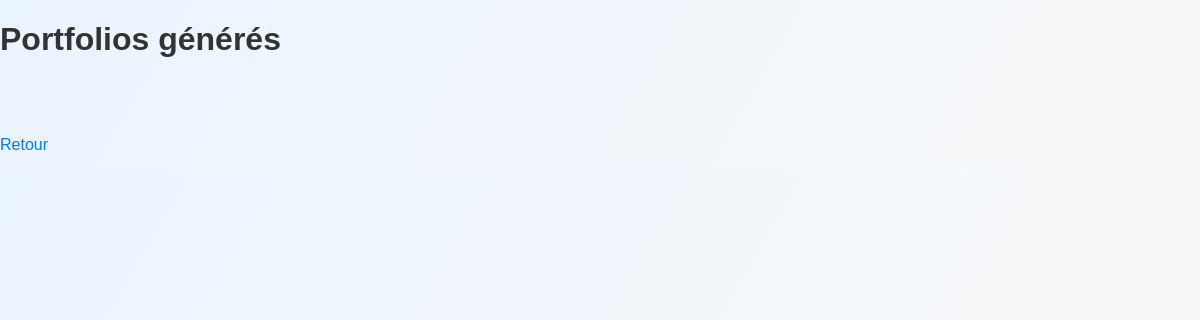
/pages/liste.php, run on an earlier commit of the app's database.
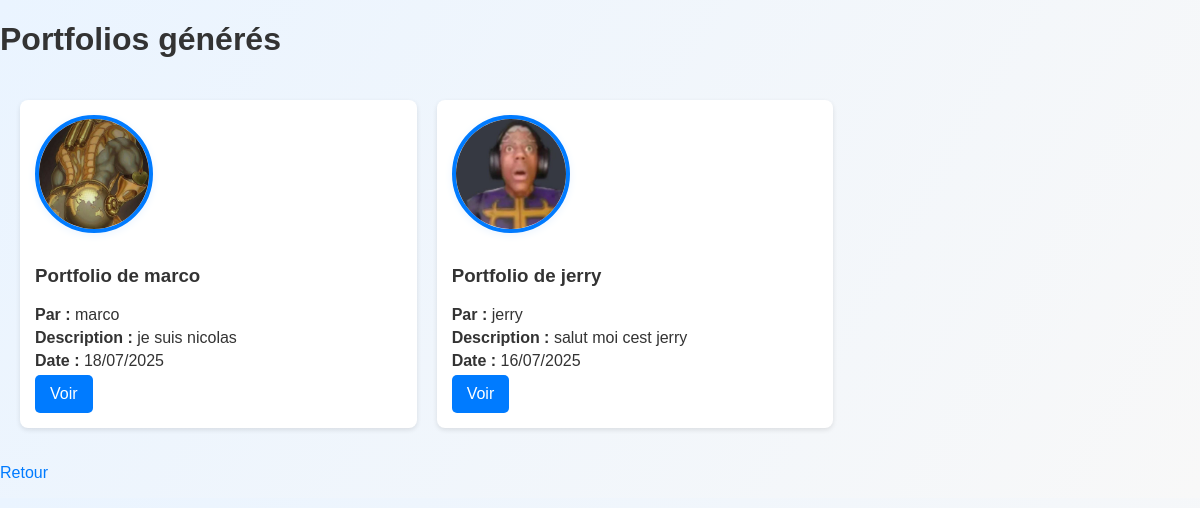
And on a later commit of the database.
### tables this page shows
CREATE TABLE portfolios (
        id INTEGER PRIMARY KEY AUTOINCREMENT,
        utilisateur_id INTEGER NOT NULL,
        titre TEXT NOT NULL,
        url TEXT NOT NULL,
        date_creation TEXT DEFAULT CURRENT_TIMESTAMP,
        FOREIGN KEY(utilisateur_id) REFERENCES utilisateurs(id)
    );

CREATE TABLE utilisateurs (
            id INTEGER PRIMARY KEY AUTOINCREMENT,
            nom TEXT NOT NULL,
            email TEXT NOT NULL UNIQUE,
            mot_de_passe TEXT NOT NULL,
            description TEXT,
            photo TEXT,
            theme_id INTEGER
        );

### pages/liste.php (the view, shortened to what this page needs)
<?php
try {
    $db = new PDO("sqlite:../db/ma_base.db");
    $db->setAttribute(PDO::ATTR_ERRMODE, PDO::ERRMODE_EXCEPTION);
    $stmt = $db->query("
        SELECT p.*, u.nom, u.photo, u.description
        FROM portfolios p
        JOIN utilisateurs u ON p.utilisateur_id = u.id
        ORDER BY p.date_creation DESC
    ");
    $portfolios = $stmt->fetchAll(PDO::FETCH_ASSOC);
} catch (PDOException $e) {
    echo "Erreur : " . $e->getMessage();
    exit();
}
?>
<!DOCTYPE html>
<html lang="fr">
<head>
    <link rel="stylesheet" href="style.css">
</head>
<body>
    <h1>Portfolios générés</h1>
    <div class="portfolio-list">
        <?php foreach ($portfolios as $p): ?>
            <div class="portfolio-card">
                <img src="../<?= htmlspecialchars($p['photo']) ?>" alt="Photo de profil" class="profile-img">
                <div class="info">
                    <h3><?= htmlspecialchars($p['titre']) ?></h3>
                    <p><strong>Par :</strong> <?= htmlspecialchars($p['nom']) ?></p>
                    <p><strong>Description :</strong> <?= nl2br(htmlspecialchars($p['description'])) ?></p>
                    <p><strong>Date :</strong> <?= date("d/m/Y", strtotime($p['date_creation'])) ?></p>
                    <a href="<?= htmlspecialchars($p['url']) ?>" target="_blank" class="btn">Voir</a>
                </div>
            </div>
        <?php endforeach; ?>
    </div>
    <p><a href="index.php">Retour</a></p>
</body>
</html>

### css/style.css (style rules this page uses)
body { font-family: 'Segoe UI', Arial, sans-serif; background: linear-gradient(120deg, #eaf4ff 0%, #f8f8f8 100%); color: #222831; margin: 0; padding: 0; }
.profile-img { width: 110px; height: 110px; border-radius: 50%; object-fit: cover; border: 4px solid #007bff; margin-bottom: 18px; background: #fff; box-shadow: 0 2px 8px #eaf4ff; }
p a { color: #007bff; text-decoration: none; }

### pages/liste.php (style rules this page uses)
body { font-family: Arial, sans-serif; background-color: #f4f4f4; color: #333; }
.portfolio-list { display: flex; flex-wrap: wrap; gap: 20px; padding: 20px; }
.portfolio-card { background-color: #fff; border-radius: 8px; box-shadow: 0 2px 5px rgba(0,0,0,0.1); padding: 15px; width: calc(33.333% - 20px); }
.portfolio-card img { max-width: 100%; border-radius: 50%; }
.portfolio-card h3 { margin-top: 10px; }
.portfolio-card p { margin: 5px 0; }
.btn { display: inline-block; padding: 10px 15px; background-color: #007bff; color: #fff; border-radius: 5px; text-decoration: none; }

What changed in the data, as far as the page shows it:
added portfolios: utilisateur.photo (picture), titre "Portfolio de marco", utilisateur.nom "marco", utilisateur.description "je suis nicolas", date_creation "18/07/2025"
added portfolios: utilisateur.photo (picture), titre "Portfolio de jerry", utilisateur.nom "jerry", utilisateur.description "salut moi cest jerry", date_creation "16/07/2025"
